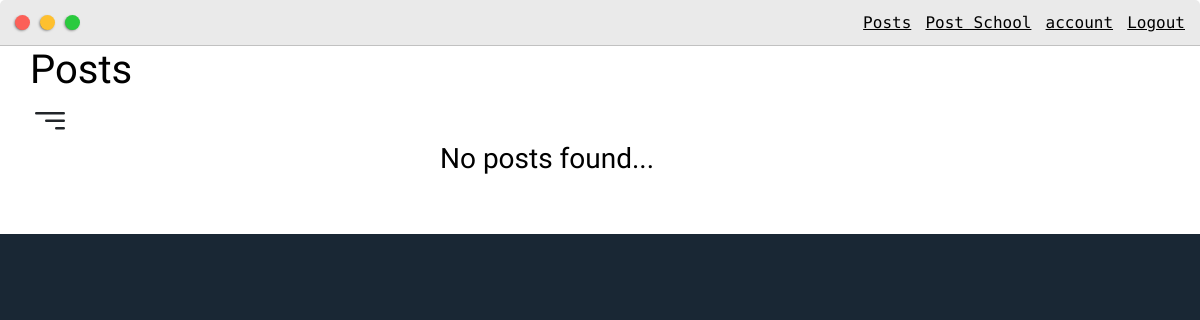
The page /student/postshool/ (signed in) on the database as committed earlier.
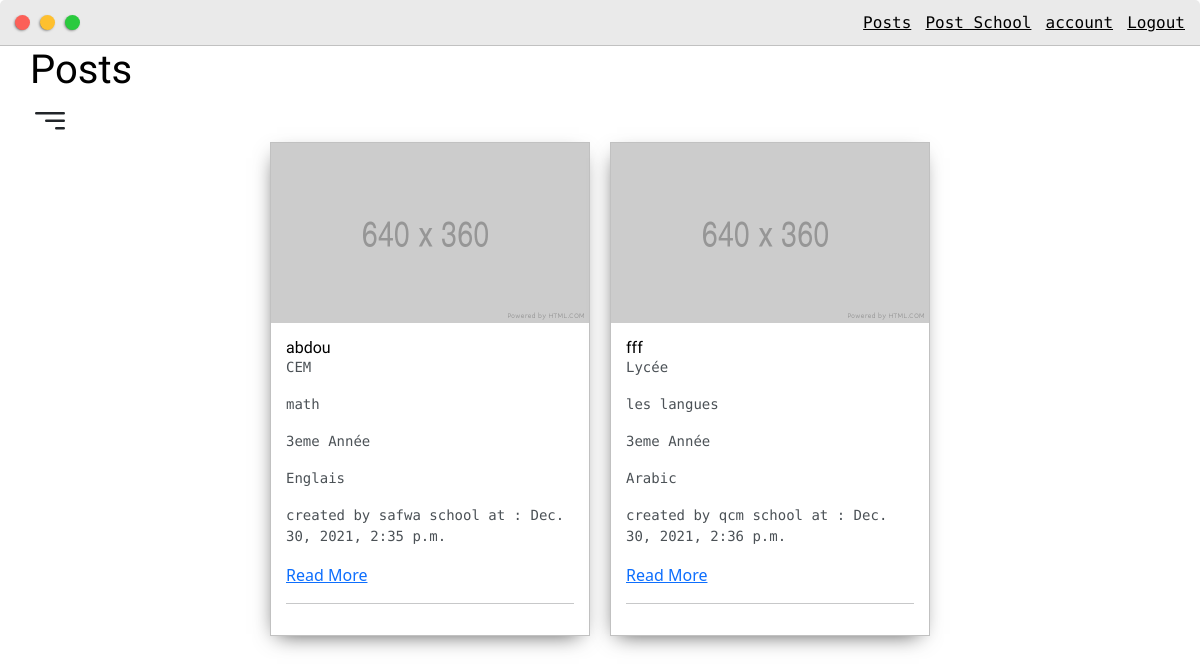
The same page on the database as committed later.
### school/models.py (models this page shows, shortened)
class PostSchool(models.Model):
   school = models.ForeignKey(School, on_delete=models.CASCADE,null=True)
   title = models.CharField(max_length=200)
   image =  models.ImageField(null=True, blank=True, upload_to="images", default="placeholder.png")
   body = RichTextUploadingField(null=True, blank=True)
   created = models.DateTimeField(auto_now_add=True)
   active = models.BooleanField(default=False)
   matier = models.ForeignKey(Matier,null=False,blank=False,on_delete=models.DO_NOTHING)
   level = models.ForeignKey(Level, null=False, blank=False,on_delete=models.DO_NOTHING)
   division = models.ForeignKey(Division, null=True, blank=True, on_delete=models.DO_NOTHING)
   Annee = models.ForeignKey(Annee, null=False, blank=False, on_delete=models.DO_NOTHING,default=None)
   slug = models.SlugField(null=True, blank=True)

class School(models.Model):
   user = models.OneToOneField(User, on_delete=models.CASCADE, primary_key=True)
   school_name = models.CharField(max_length=200, unique=True, null=True)
   first_name = models.CharField(max_length=200, blank=True, null=True)
   last_name = models.CharField(max_length=200, blank=True, null=True)
   email = models.CharField(max_length=200,unique=True,null=True)
   wilaya = models.ForeignKey(Wilaya, on_delete=models.DO_NOTHING, default=None)
   adress = models.CharField(max_length=200, default=None)
   pic = models.ImageField(null=True, blank=True, upload_to="images", default="school.png")
   phone = models.IntegerField(null = True)
   level = models.ForeignKey(Level, blank=False, null=False, on_delete=models.DO_NOTHING,default=None)
   matier = models.ManyToManyField(Matier)
   bio = models.TextField(null=True, blank=True)

### Home/models.py (models this page shows)
class Level(models.Model):
    level = models.CharField(max_length=20)
    def __str__(self):
        return self.level

class Division(models.Model):
    name = models.CharField(max_length=100)
    def __str__(self):
        return self.name

class Annee(models.Model):
    annee = models.CharField(blank=False,max_length=10,null=False)
    def __str__(self):
        return self.annee

class Matier(models.Model):
    Matier =  models.CharField(max_length=50)
    def __str__(self):
	    return self.Matier

### student/views.py (the view)
# urls.py: path('postshool/', postschool, name="Postshool"),
@student_required
def postschool(request):
    postss = PostSchool.objects.filter(active=True)
    Filterschool = PostFilterSchool(request.GET, queryset=postss)
    postss=Filterschool.qs
    page = request.GET.get('page')
    paginator = Paginator(postss, 5)
    try:
        postss = paginator.page(page)
    except PageNotAnInteger:
        postss = paginator.page(1)
    except EmptyPage:
        postss = paginator.page(paginator.num_pages)
    context = {'postschool':postss, 'filterschool':Filterschool}
    return render(request, 'student/postschool.html', context)

### student/templates/student/postschool.html (shortened to what this page needs)
{% extends 'student/main.html' %}
{% load static %}
{% load crispy_forms_tags %}
{% block content %}
<link href="https://cdn.jsdelivr.net/npm/bootstrap@5.1.3/dist/css/bootstrap.min.css" rel="stylesheet">
<div class="main-container">
	<h1>Posts</h1>
	<br>
	<div class="post-wrapper">
		{% for post in postschool %}
		<div>
			<div class="post">
				<img class="thumbnail" src="{{post.image.url}}">
				<div class="post-preview">
					<h6 class="post-title">{{post.title}}</h6>
					<p class="post-intro">{{post.level}}</p>
					<p class="post-intro">{{post.division}}</p>
					<p class="post-intro">{{post.Annee}}</p>
					<p class="post-intro">{{post.matier}}</p>
					<p class="post-intro">created by {{post.school.school_name}} school at :  {{post.created}}</p>
					<a href="{% url 'post' post.slug %}">Read More</a>
					<hr>
				</div>
			</div>
		</div>
		{% empty %}
			<h3>No posts found...</h3>
		{% endfor %}
	</div>
</div>
{% endblock content %}

### student/templates/student/main.html (shortened to what this page needs)
<!DOCTYPE html>
{% load static %}
<html>
<head>
	<link rel="stylesheet" href="https://maxcdn.bootstrapcdn.com/bootstrap/4.0.0/css/bootstrap.min.css">
	<link rel="stylesheet" type="text/css" href="{% static 'css/default.css' %}">
</head>
<body>
	{% include 'student/navbar.html' %}
	{% block content %}{% endblock content %}
</body>
</html>

### student/templates/student/navbar.html (shortened to what this page needs)
{% load static %}
<div class="nav-wrapper">
{% if request.user.is_student  %}
<a href="{% url 'HomeStudent' %}">
	<div class="dots-wrapper">
		<div id="dot-1" class="browser-dot"></div>
		<div id="dot-2" class="browser-dot"></div>
		<div id="dot-3" class="browser-dot"></div>
	</div>
</a>
{% endif %}
	 <ul id="navigation">
		{% if request.user.is_authenticated and request.user.is_student %}
		<li><a href="{% url 'Posts' %}">Posts</a></li>
		<li><a href="{% url 'Postshool' %}">Post School</a></li>
		<li><a href="{% url 'StudentAccount' %}">account</a></li>
			<li><a href="{% url 'logoutStudent' %}">Logout</a></li>
		{% elif request.user.is_authenticated and request.user.is_teacher %}
		<li><a href="{% url 'PostsTeacher' %}">Posts</a></li>
        <li><a href="{% url 'createPost' %}">Create Post</a></li>
		<li><a href="{% url 'TeacherAccount' %}">account</a></li>
		<li><a href="{% url 'logoutTeacher' %}">Logout</a></li>
		{% elif request.user.is_authenticated and request.user.is_school %}
		<li><a href="{% url 'PostsSchool' %}">Posts</a></li>
        <li><a href="{% url 'createPost' %}">Create Post</a></li>
		<li><a href="{% url 'SchoolAccount' %}">account</a></li>
		<li><a href="{% url 'logoutSchool' %}">Logout</a></li>
		{% else %}
		<li><a href="{% url 'HomeTeacher' %}">Teacher</a></li>
        <li><a href="{% url 'HomeStudent' %}">Student</a></li>
		<li><a href="{% url 'HomeSchool' %}">School</a></li>
		{% endif %}
	</ul>
</div>

### static/css/default.css (style rules this page uses)
:root { --mainColor:#eaeaea; --secondaryColor:#fff; --borderColor:#c1c1c1; --mainText:black; --secondaryText:#4b5156; --themeDotBorder:#24292e; --previewBg:rgb(251, 249, 243, 0.8); --previewShadow:#f0ead6; --buttonColor:black; }
html, body { padding: 0; margin: 0; scroll-behavior: smooth; background-color: #192734; }
body * { transition: 0.3s; }
h1, h2, h3, h4, h5, h6, strong { color: var(--mainText); font-family: 'Russo One', sans-serif; font-weight: 500; }
p, li, span, label, input, textarea { color: var(--secondaryText); font-family: 'Roboto Mono', monospace; }
a { text-decoration: none; color:#17a2b8; }
ul { list-style: none; }
h1 { font-size: 56px; }
h6 { font-size: 16px; }
.main-container { width: 1200px; margin: 0 auto; }
.nav-wrapper { border-radius:5px 5px 0 0; grid-area:nav-wrapper; border-bottom: 1px solid var(--borderColor); display: flex; justify-content: space-between; align-items: center; background-color: var(--mainColor); }
#navigation a { color:var(--mainText); }
#navigation { margin:0; padding: 10px; }
#navigation li { display: inline-block; margin-right: 5px; margin-left:5px; }
.dots-wrapper { display: flex; padding: 10px; }
#dot-1 { background-color: #FC6058; }
#dot-2 { background-color: #FEC02F; }
#dot-3 { background-color: #2ACA3E; }
.browser-dot { background-color: black; height: 15px; width: 15px; border-radius: 50%; margin: 5px; -webkit-box-shadow: -1px 1px 3px -1px rgba(0,0,0,0.75); -moz-box-shadow: -1px 1px 3px -1px rgba(0,0,0,0.75); box-shadow: -1px 1px 3px -1px rgba(0,0,0,0.75); }
.post-wrapper { display: grid; grid-template-columns: repeat(auto-fit, 320px); gap:20px; justify-content: center; padding-bottom: 50px; }
.post { border:1px solid var(--borderColor); -webkit-box-shadow: -2px 7px 21px -9px rgba(0,0,0,0.75); -moz-box-shadow: -2px 7px 21px -9px rgba(0,0,0,0.75); box-shadow: -2px 7px 21px -9px rgba(0,0,0,0.75); }
.thumbnail { display: block; width: 100%; height:180px; object-fit: cover; }
.post-preview { background-color: #fff; padding:15px; }
.post-title { color:black; margin: 0; }
.post-intro { color:#4b5156; font-size: 14px; }
@media screen and (max-width: 1200px) { .main-container { width: 95%; } }

Rows that differ between the two databases and show on the page:
added PostSchool: image (placeholder picture), title "abdou", level "CEM", division "math", Annee "3eme Année", matier "Englais", school.school_name "safwa", created "Dec. 30, 2021, 2:35 p.m."
added PostSchool: image (placeholder picture), title "fff", level "Lycée", division "les langues", Annee "3eme Année", matier "Arabic", school.school_name "qcm", created "Dec. 30, 2021, 2:36 p.m."
Other text that changed with them:
text no longer shown: "No posts found..."
